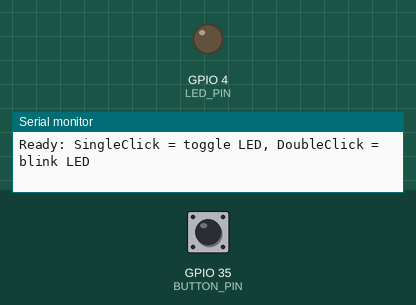
Recording of a program running on a simulated ESP32. On the bench: output pins drawn as LEDs (lit = HIGH), the last lines printed to the serial monitor. Dashed ring = blinking. Inputs (shaded band) come from the test bench; at power-on: GPIO 35 (BUTTON_PIN) HIGH.

Above: at 1.2 s.
1.3 s: GPIO 35 (BUTTON_PIN) pulled LOW for 0.15 s
At 3.1 s:
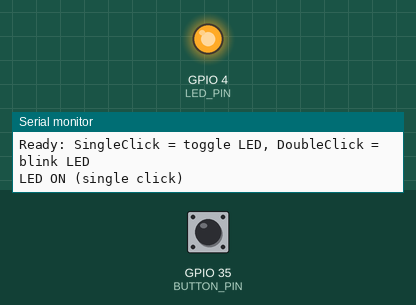
3.4 s: GPIO 35 (BUTTON_PIN) pulled LOW for 0.15 s
At 4.8 s:
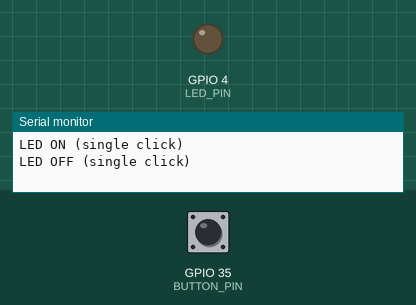
5.5 s: GPIO 35 (BUTTON_PIN) pulsed LOW 2 times (0.12 s each, 0.3 s apart)
At 6.3 s:
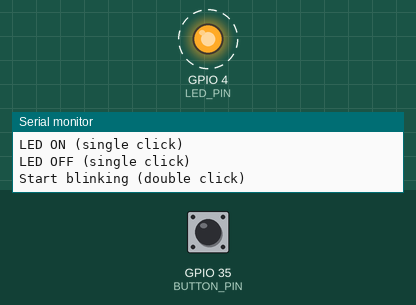
8.5 s: GPIO 35 (BUTTON_PIN) pulsed LOW 5 times (0.12 s each, 0.3 s apart)
Timing chart, 0 to 11.8 s (numbered marks = the images above; inputs shaded):
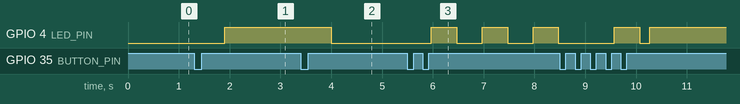

Measured:
- after the input at 1.3 s, GPIO 4 (LED_PIN): LOW → HIGH after 0.60 s
- after the input at 3.4 s, GPIO 4 (LED_PIN): HIGH → LOW after 0.60 s
- after the input at 5.5 s, GPIO 4 (LED_PIN): alternates HIGH for 0.50 s and LOW for 0.50 s, starting after 0.47 s

The program:

main.cpp
```cpp
#include <Arduino.h>
#include <OneButton.h>

#define LED_PIN 4        // LED rời nối GPIO4
#define BUTTON_PIN 35    // Nút nhấn nối GPIO35

OneButton button(BUTTON_PIN, true);  // true = INPUT_PULLUP

bool ledState = false;
bool blinking = false;
unsigned long lastToggle = 0;
const unsigned long blinkInterval = 500; // 500ms

// ===== Xử lý Single Click =====
void singleClick() {
  blinking = false; // thoát chế độ nhấp nháy nếu đang chạy
  ledState = !ledState;
  digitalWrite(LED_PIN, ledState ? HIGH : LOW);
  Serial.println(ledState ? "LED ON (single click)" : "LED OFF (single click)");
}

// ===== Xử lý Double Click =====
void doubleClick() {
  blinking = !blinking;
  if (!blinking) {
    digitalWrite(LED_PIN, LOW); // thoát nhấp nháy thì tắt LED
    ledState = false;
    Serial.println("Stop blinking (double click)");
  } else {
    Serial.println("Start blinking (double click)");
  }
}

void setup() {
  Serial.begin(115200);
  pinMode(LED_PIN, OUTPUT);

  button.attachClick(singleClick);
  button.attachDoubleClick(doubleClick);

  Serial.println("Ready: SingleClick = toggle LED, DoubleClick = blink LED");
}

void loop() {
  button.tick();

  if (blinking) {
    unsigned long currentMillis = millis();
    if (currentMillis - lastToggle >= blinkInterval) {
      lastToggle = currentMillis;
      ledState = !ledState;
      digitalWrite(LED_PIN, ledState ? HIGH : LOW);
    }
  }
}
```
